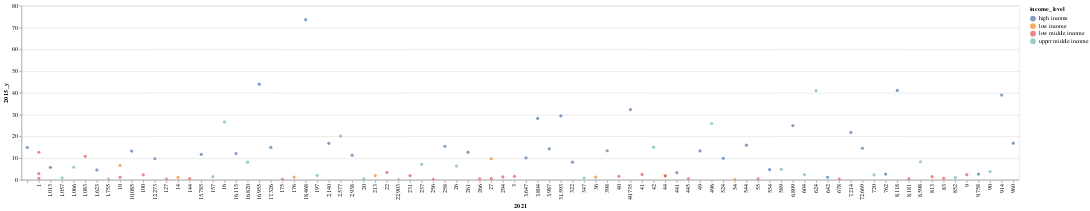

Notebook code cell kept with this figure:
### Code cell
# use altair to create a scatter plot with the remittances and migrant stock data

import altair as alt

alt.Chart(remittances).mark_circle().encode(
    x='2021',
    y='2015_y',
    color='income_level',
    tooltip=['country', 'income_level', '2021','2015_y']
).interactive()

### Figure 1 — Vega-Lite specification as saved in the notebook (floating-point values rounded to 4 significant figures)
{"config": {"view": {"continuousWidth": 400, "continuousHeight": 300}}, "data": {"name": "data-4f556015e8f4149332e66f9a4c97f715"}, "mark": "circle", "encoding": {"color": {"field": "income_level", "type": "nominal"}, "tooltip": [{"field": "country", "type": "nominal"}, {"field": "income_level", "type": "nominal"}, {"field": "2021", "type": "nominal"}, {"field": "2015_y", "type": "quantitative"}], "x": {"field": "2021", "type": "nominal"}, "y": {"field": "2015_y", "type": "quantitative"}}, "selection": {"selector014": {"type": "interval", "bind": "scales", "encodings": ["x", "y"]}}, "$schema": "https://vega.github.io/schema/vega-lite/v4.17.0.json", "datasets": {"data-4f556015e8f4149332e66f9a4c97f715": [{"country": "Angola", "income_level": "low middle income", "2021": "445", "2015_y": 0.427}, {"country": "Argentina", "income_level": "upper middle income", "2021": "589", "2015_y": 4.805}, {"country": "Australia", "income_level": "high income", "2021": "3,804", "2015_y": 28.22}, {"country": "Belize", "income_level": "upper middle income", "2021": "42", "2015_y": 14.99}, {"country": "Benin", "income_level": "low middle income", "2021": "100", "2015_y": 2.256}, {"country": "Bolivia", "income_level": "low middle income", "2021": "294", "2015_y": 1.333}, {"country": "Botswana", "income_level": "upper middle income", "2021": "237", "2015_y": 7.1}, {"country": "Brazil", "income_level": "upper middle income", "2021": "1,755", "2015_y": 0.3433}, {"country": "Bulgaria", "income_level": "upper middle income", "2021": "157", "2015_y": 1.428}, {"country": "Cambodia", "income_level": "low middle income", "2021": "266", "2015_y": 0.4748}, {"country": "Cameroon", "income_level": "low middle income", "2021": "40", "2015_y": 1.636}, {"country": "Canada", "income_level": "high income", "2021": "7,214", "2015_y": 21.8}, {"country": "Chile", "income_level": "high income", "2021": "762", "2015_y": 2.616}, {"country": "China", "income_level": "upper middle income", "2021": "22,903", "2015_y": 0.07108}, {"country": "Comoros", "income_level": "low middle income", "2021": "3", "2015_y": 1.592}, {"country": "Cyprus", "income_level": "high income", "2021": "960", "2015_y": 16.83}, {"country": "Denmark", "income_level": "high income", "2021": "3,647", "2015_y": 10.1}, {"country": "Djibouti", "income_level": "low middle income", "2021": "1", "2015_y": 12.65}, {"country": "Ecuador", "income_level": "upper middle income", "2021": "604", "2015_y": 2.4}, {"country": "Estonia", "income_level": "high income", "2021": "258", "2015_y": 15.42}, {"country": "Eswatini", "income_level": "low middle income", "2021": "41", "2015_y": 2.454}, {"country": "Ethiopia", "income_level": "low income", "2021": "14", "2015_y": 1.08}, {"country": "Finland", "income_level": "high income", "2021": "1,013", "2015_y": 5.74}, {"country": "France", "income_level": "high income", "2021": "16,115", "2015_y": 12.09}, {"country": "Gambia, The", "income_level": "low income", "2021": "27", "2015_y": 9.671}, {"country": "Germany", "income_level": "high income", "2021": "17,326", "2015_y": 14.88}, {"country": "Ghana", "income_level": "low middle income", "2021": "813", "2015_y": 1.457}, {"country": "Greece", "income_level": "high income", "2021": "2,938", "2015_y": 11.34}, {"country": "Guatemala", "income_level": "upper middle income", "2021": "20", "2015_y": 0.4672}, {"country": "Guinea", "income_level": "low income", "2021": "44", "2015_y": 1.812}, {"country": "Guyana", "income_level": "upper middle income", "2021": "197", "2015_y": 2.006}, {"country": "Haiti", "income_level": "low middle income", "2021": "678", "2015_y": 0.369}, {"country": "Hong Kong SAR, China", "income_level": "high income", "2021": "914", "2015_y": 38.95}, {"country": "Hungary", "income_level": "high income", "2021": "1,623", "2015_y": 4.562}, {"country": "India", "income_level": "low middle income", "2021": "8,181", "2015_y": 0.3998}, {"country": "Iraq", "income_level": "upper middle income", "2021": "852", "2015_y": 0.9716}, {"country": "Ireland", "income_level": "high income", "2021": "544", "2015_y": 15.92}, {"country": "Israel", "income_level": "high income", "2021": "6,809", "2015_y": 24.95}, {"country": "Italy", "income_level": "high income", "2021": "12,273", "2015_y": 9.681}, {"country": "Jamaica", "income_level": "upper middle income", "2021": "347", "2015_y": 0.8294}, {"country": "Jordan", "income_level": "upper middle income", "2021": "624", "2015_y": 40.98}, {"country": "Kazakhstan", "income_level": "upper middle income", "2021": "2,577", "2015_y": 20.12}, {"country": "Kenya", "income_level": "low middle income", "2021": "9", "2015_y": 2.355}, {"country": "Kiribati", "income_level": "low middle income", "2021": "1", "2015_y": 2.805}, {"country": "Korea, Rep.", "income_level": "high income", "2021": "9,758", "2015_y": 2.639}, {"country": "Kuwait", "income_level": "high income", "2021": "18,468", "2015_y": 73.64}, {"country": "Lao PDR", "income_level": "low middle income", "2021": "127", "2015_y": 0.327}, {"country": "Latvia", "income_level": "high income", "2021": "398", "2015_y": 13.35}, {"country": "Luxembourg", "income_level": "high income", "2021": "16,955", "2015_y": 43.96}, {"country": "Madagascar", "income_level": "low income", "2021": "54", "2015_y": 0.1323}, {"country": "Malawi", "income_level": "low income", "2021": "36", "2015_y": 1.25}, {"country": "Malaysia", "income_level": "upper middle income", "2021": "8,598", "2015_y": 8.289}, {"country": "Maldives", "income_level": "upper middle income", "2021": "496", "2015_y": 25.87}, {"country": "Malta", "income_level": "high income", "2021": "524", "2015_y": 9.898}, {"country": "Mauritania", "income_level": "low middle income", "2021": "22", "2015_y": 3.397}, {"country": "Mauritius", "income_level": "upper middle income", "2021": "720", "2015_y": 2.245}, {"country": "Mexico", "income_level": "upper middle income", "2021": "1,057", "2015_y": 0.9394}, {"country": "Mongolia", "income_level": "low middle income", "2021": "144", "2015_y": 0.5954}, {"country": "Morocco", "income_level": "low middle income", "2021": "175", "2015_y": 0.2575}, {"country": "Namibia", "income_level": "upper middle income", "2021": "90", "2015_y": 3.818}, {"country": "Nepal", "income_level": "low middle income", "2021": "44", "2015_y": 1.818}, {"country": "Netherlands", "income_level": "high income", "2021": "15,785", "2015_y": 11.7}, {"country": "Nicaragua", "income_level": "low middle income", "2021": "1", "2015_y": 0.662}, {"country": "Nigeria", "income_level": "low middle income", "2021": "83", "2015_y": 0.6581}, {"country": "North Macedonia", "income_level": "upper middle income", "2021": "26", "2015_y": 6.29}, {"country": "Norway", "income_level": "high income", "2021": "3,987", "2015_y": 14.24}, {"country": "Oman", "income_level": "high income", "2021": "8,118", "2015_y": 41.09}, {"country": "Pakistan", "income_level": "low middle income", "2021": "231", "2015_y": 1.921}, {"country": "Palau", "income_level": "upper middle income", "2021": "16", "2015_y": 26.6}, {"country": "Panama", "income_level": "high income", "2021": "554", "2015_y": 4.701}, {"country": "Philippines", "income_level": "low middle income", "2021": "256", "2015_y": 0.2104}, {"country": "Portugal", "income_level": "high income", "2021": "322", "2015_y": 8.09}, {"country": "Romania", "income_level": "high income", "2021": "642", "2015_y": 1.163}, {"country": "Russian Federation", "income_level": "upper middle income", "2021": "16,820", "2015_y": 8.116}, {"country": "San Marino", "income_level": "high income", "2021": " ", "2015_y": 14.84}, {"country": "Saudi Arabia", "income_level": "high income", "2021": "40,735", "2015_y": 32.29}, {"country": "Seychelles", "income_level": "high income", "2021": "49", "2015_y": 13.26}, {"country": "Slovak Republic", "income_level": "high income", "2021": "441", "2015_y": 3.265}, {"country": "Solomon Islands", "income_level": "low middle income", "2021": "55", "2015_y": 0.4429}, {"country": "South Africa", "income_level": "upper middle income", "2021": "1,066", "2015_y": 5.767}, {"country": "South Sudan", "income_level": "low income", "2021": "10", "2015_y": 6.679}, {"country": "Spain", "income_level": "high income", "2021": "261", "2015_y": 12.69}, {"country": "Sudan", "income_level": "low income", "2021": "176", "2015_y": 1.251}, {"country": "Sweden", "income_level": "high income", "2021": "2,140", "2015_y": 16.77}, {"country": "Switzerland", "income_level": "high income", "2021": "31,593", "2015_y": 29.39}, {"country": "Tunisia", "income_level": "low middle income", "2021": "27", "2015_y": 0.5038}, {"country": "Uganda", "income_level": "low income", "2021": "213", "2015_y": 1.92}, {"country": "Ukraine", "income_level": "low middle income", "2021": "1,083", "2015_y": 10.79}, {"country": "United Kingdom", "income_level": "high income", "2021": "10,085", "2015_y": 13.2}, {"country": "United States", "income_level": "high income", "2021": "72,669", "2015_y": 14.49}, {"country": "Vanuatu", "income_level": "low middle income", "2021": "10", "2015_y": 1.204}]}}
